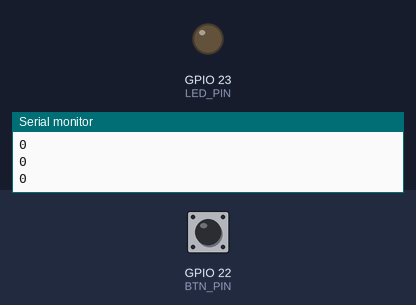
A sketch run on a simulated ESP32. On the bench: output pins drawn as LEDs (lit = HIGH), the last lines printed to the serial monitor. Inputs (shaded band) come from the test bench; at power-on: GPIO 22 (BTN_PIN) LOW.

Above: at 1.2 s.
1.3 s: GPIO 22 (BTN_PIN) pulled HIGH for 0.15 s
At 1.37 s:
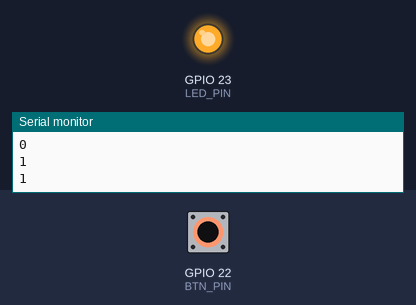
2.9 s: GPIO 22 (BTN_PIN) pulled HIGH for 3.2 s
At 6.9 s:
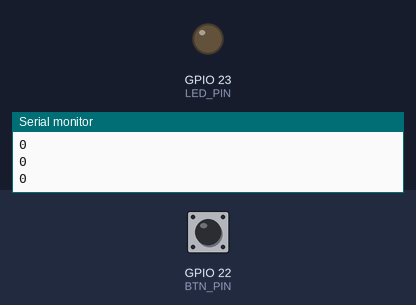
Timing chart, 0 to 8.4 s (numbered marks = the images above; inputs shaded):
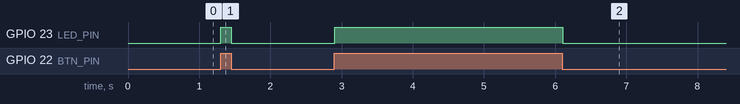

Measured:
- after the input at 1.3 s, GPIO 23 (LED_PIN): LOW → HIGH at once, → LOW 0.15 s later
- after the input at 2.9 s, GPIO 23 (LED_PIN): LOW → HIGH at once, → LOW 3.2 s later

The sketch:

01_button_led.ino
```cpp
// 01_button_led.ino - 按鈕控制 LED（ESP32）
const int LED_PIN = 23;   // 依實際接腳修改，或用內建 LED 2
const int BTN_PIN = 22;

void setup(){
  pinMode(LED_PIN, OUTPUT);
  pinMode(BTN_PIN, INPUT);
  Serial.begin(115200);
}

void loop(){
  int v = digitalRead(BTN_PIN);
  digitalWrite(LED_PIN, v ? HIGH : LOW);
  Serial.println(v);
  delay(50);
}
```
